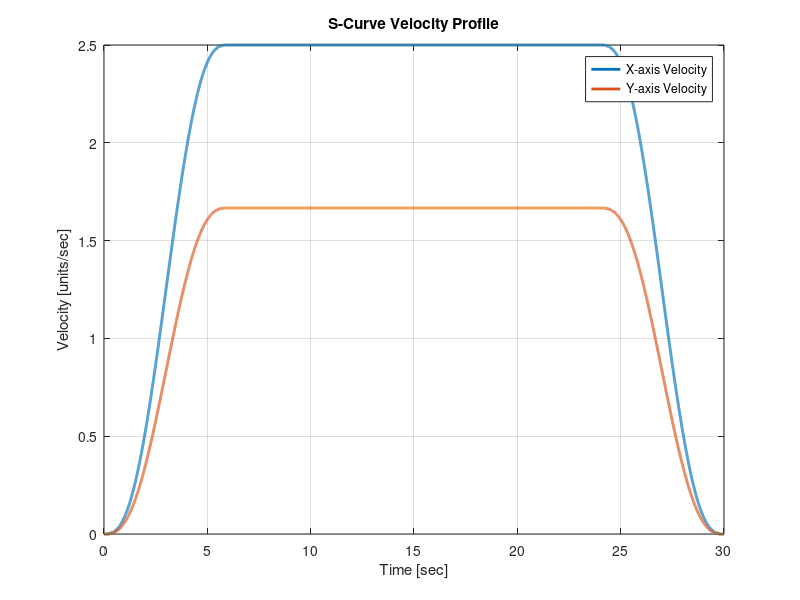
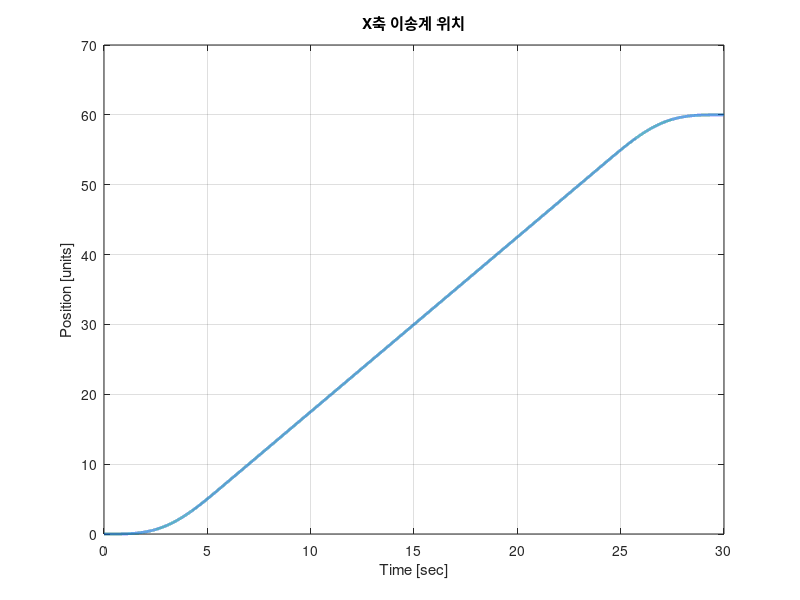
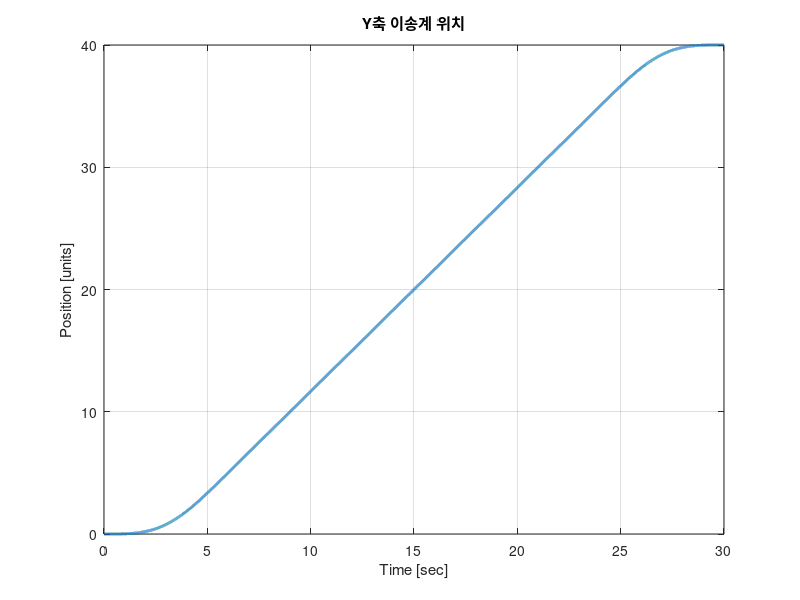
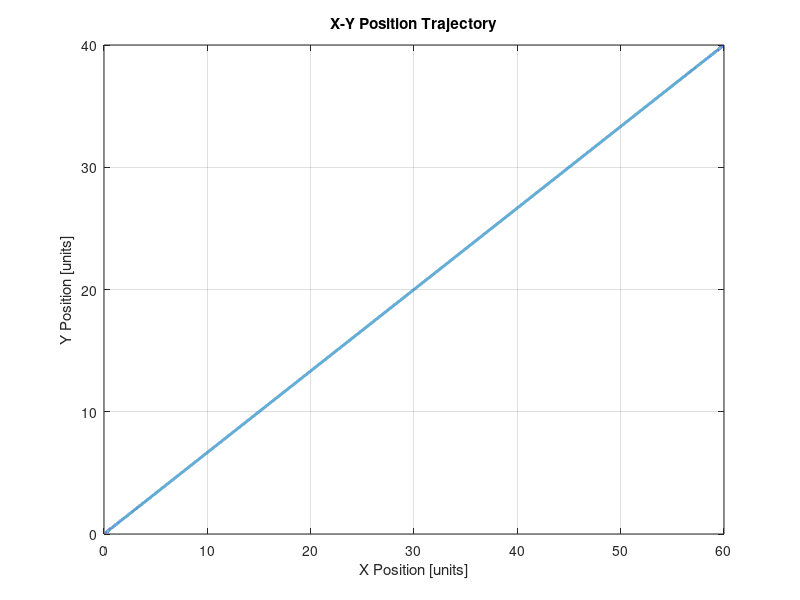

Write MATLAB code to recreate these figures, in order.
clc;
clear all;

% function G01(x, y)  % G01 함수 동작 (X, Y만 사용)
% 
% global target_position_x;
% global target_position_y;
% global current_position_x;
% global current_position_y;
% global time_rate;
% 
time_rate = 0.2; 
current_position_x = 0;
current_position_y = 0;
end_position = [60, 40];

x_length = abs(end_position(1)-current_position_x);
y_length = abs(end_position(2)-current_position_y);

ratio = y_length / x_length; 

total_length = sqrt(x_length^2 + y_length^2);
total_time = 30; 
time = (0:0.001:total_time)'; 

t_acc = total_time * time_rate; 
t_dec = total_time * time_rate; 
t_flat = total_time - t_acc - t_dec; 

s_curve_acc_time = time(time <= t_acc);
s_curve_flat_time = time(time > t_acc & time <= t_acc + t_flat);
s_curve_dec_time = time(time > t_acc + t_flat);

% S-커브
v_max_x = x_length / (0.5 * t_acc + t_flat + 0.5 * t_dec); 
v_max_y = v_max_x / ratio; 

s_curve_acc_x = (10 * (s_curve_acc_time / t_acc).^3 - ...
                 15 * (s_curve_acc_time / t_acc).^4 + ...
                  6 * (s_curve_acc_time / t_acc).^5) * v_max_x;


flat_speed_x = ones(length(s_curve_flat_time), 1) * v_max_x;

% 감속 구간
s_curve_dec_x = (10 * ((total_time - s_curve_dec_time) / t_dec).^3 - ...
                 15 * ((total_time - s_curve_dec_time) / t_dec).^4 + ...
                  6 * ((total_time - s_curve_dec_time) / t_dec).^5) * v_max_x;




x_velocity = [s_curve_acc_x; flat_speed_x; s_curve_dec_x];
y_velocity = x_velocity * ratio;

%reference_position
target_position_x = cumtrapz(time, x_velocity) + current_position_x; % X축 위치
target_position_y = cumtrapz(time, y_velocity) + current_position_y; % Y축 위치

%현재 위치 최신화
current_position_x = end_position(1);
current_position_y = end_position(2);


figure;
plot(time, x_velocity, 'LineWidth', 2);
hold on;
plot(time, y_velocity, 'LineWidth', 2);
title('S-Curve Velocity Profile');
xlabel('Time [sec]');
ylabel('Velocity [units/sec]');
legend('X-axis Velocity', 'Y-axis Velocity');
grid on;

% 2. X축 이송계 위치
figure;
plot(time, target_position_x, 'LineWidth', 2);
title('X축 이송계 위치');
xlabel('Time [sec]');
ylabel('Position [units]');
grid on;

% 3. Y축 이송계 위치
figure;
plot(time, target_position_y, 'LineWidth', 2);
title('Y축 이송계 위치');
xlabel('Time [sec]');
ylabel('Position [units]');
grid on;

% 4. X-Y 
figure;
plot(target_position_x, target_position_y, 'LineWidth', 2);
title('X-Y Position Trajectory');
xlabel('X Position [units]');
ylabel('Y Position [units]');
grid on;

xlim([0 60]); 
ylim([0 40]); 


% 데이터 생성
data_x.time = time;
data_x.signals.values = target_position_x;
data_x.signals.dimensions = 1;

data_y.time = time;
data_y.signals.values = target_position_y;
data_y.signals.dimensions = 1;
% 가속도 계산 (속도의 시간에 대한 미분)
x_acceleration = gradient(x_velocity, time);
y_acceleration = gradient(y_velocity, time);
% 가속도 프로파일 시각화
figure;
plot(time, x_velocity, 'LineWidth', 2);
hold on;
title('Velocity Profile');
xlabel('Time [sec]');
ylabel('Velocity [mm/sec^2]');
legend('X-axis Velocity');
grid on;
% 가속도 프로파일 시각화
figure;
plot(time, x_acceleration, 'LineWidth', 2);
hold on;
title('Acceleration Profile');
xlabel('Time [sec]');
ylabel('Acceleration [mm/sec^2]');
legend('X-axis Acceleration');
grid on;

% Jerk 계산 (가속도의 시간에 대한 미분)
x_jerk = gradient(x_acceleration, time);
y_jerk = gradient(y_acceleration, time);

% Jerk 프로파일 시각화
figure;
plot(time, x_jerk, 'LineWidth', 2);
hold on;
title('Jerk Profile');
xlabel('Time [sec]');
ylabel('Jerk [mm/sec^3]');
legend('X-axis Jerk');
grid on;
